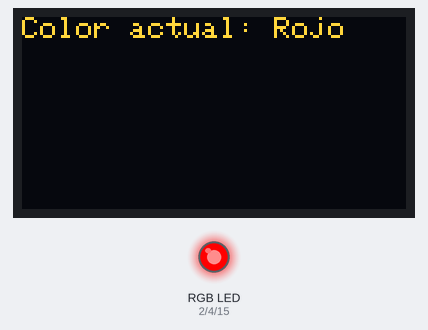
This sketch was run on a simulated Arduino Uno, built with avr-gcc and run on an emulated ATmega328P. Parts: 128×64 one-colour display, an RGB LED mixed from three pins (HIGH = lit). The OLED is the two-colour kind (top 16 rows yellow); the display library's start-up logo is not drawn; what the sketch prints to the serial monitor is not drawn.

Above: at 2.1 s.
At 4.2 s:
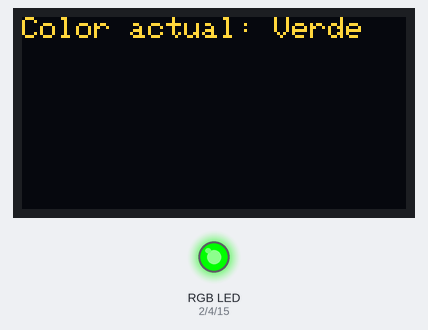
At 6.2 s:
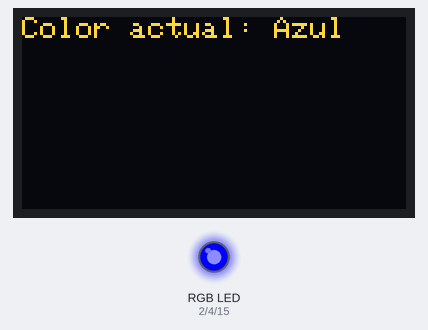
Timing chart, 0 to 40.0 s (numbered marks = the images above):
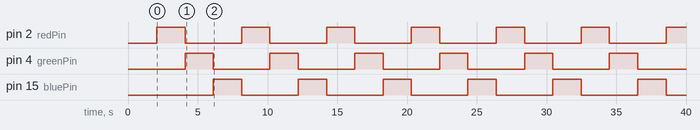

The sketch:

RGB_LED.ino
```cpp
//KY - 016 RGB LED
#include <Wire.h>
#include <Adafruit_GFX.h>
#include <Adafruit_SSD1306.h>

#define SCREEN_WIDTH 128
#define SCREEN_HEIGHT 64
#define OLED_RESET    -1

Adafruit_SSD1306 display(SCREEN_WIDTH, SCREEN_HEIGHT, &Wire, OLED_RESET);

int redPin = 2;    // Pin para el canal rojo del KY-016
int greenPin = 4;  // Pin para el canal verde del KY-016
int bluePin = 15;  // Pin para el canal azul del KY-016

void setup() {
  Serial.begin(115200);

  // Inicializar la pantalla OLED
  if (!display.begin(SSD1306_SWITCHCAPVCC, 0x3C)) {
    Serial.println(F("Error al iniciar el OLED"));
    for(;;);
  }

  // Inicializar los pines para el KY-016
  pinMode(redPin, OUTPUT);
  pinMode(greenPin, OUTPUT);
  pinMode(bluePin, OUTPUT);

  display.display();
  delay(2000);
  display.clearDisplay();
}

void loop() {
  setColor(255, 0, 0);   // Rojo
  displayColor("Rojo");
  delay(1000);

  setColor(0, 255, 0);   // Verde
  displayColor("Verde");
  delay(1000);

  setColor(0, 0, 255);   // Azul
  displayColor("Azul");
  delay(1000);
}

void setColor(int red, int green, int blue) {
  analogWrite(redPin, red);
  analogWrite(greenPin, green);
  analogWrite(bluePin, blue);
}

void displayColor(const char* colorName) {
  // Mostrar información en la pantalla OLED
  Serial.print("Mostrando color: ");
  Serial.println(colorName);

  display.clearDisplay();
  display.setTextSize(1);
  display.setTextColor(SSD1306_WHITE);
  display.setCursor(0, 0);
  display.print("Color actual: ");
  display.println(colorName);
  display.display();
  delay(1000);
}
```

Measured:
- by itself, pin 2 (redPin), pin 4 (greenPin), pin 15 (bluePin): alternates HIGH for 2.0 s and LOW for 4.1 s
- by itself, everything shown: repeats every 6.1 s, in 3 steps
- what the display in image 0 shows lasts 2.0 s, from 2.1 s to 4.1 s
